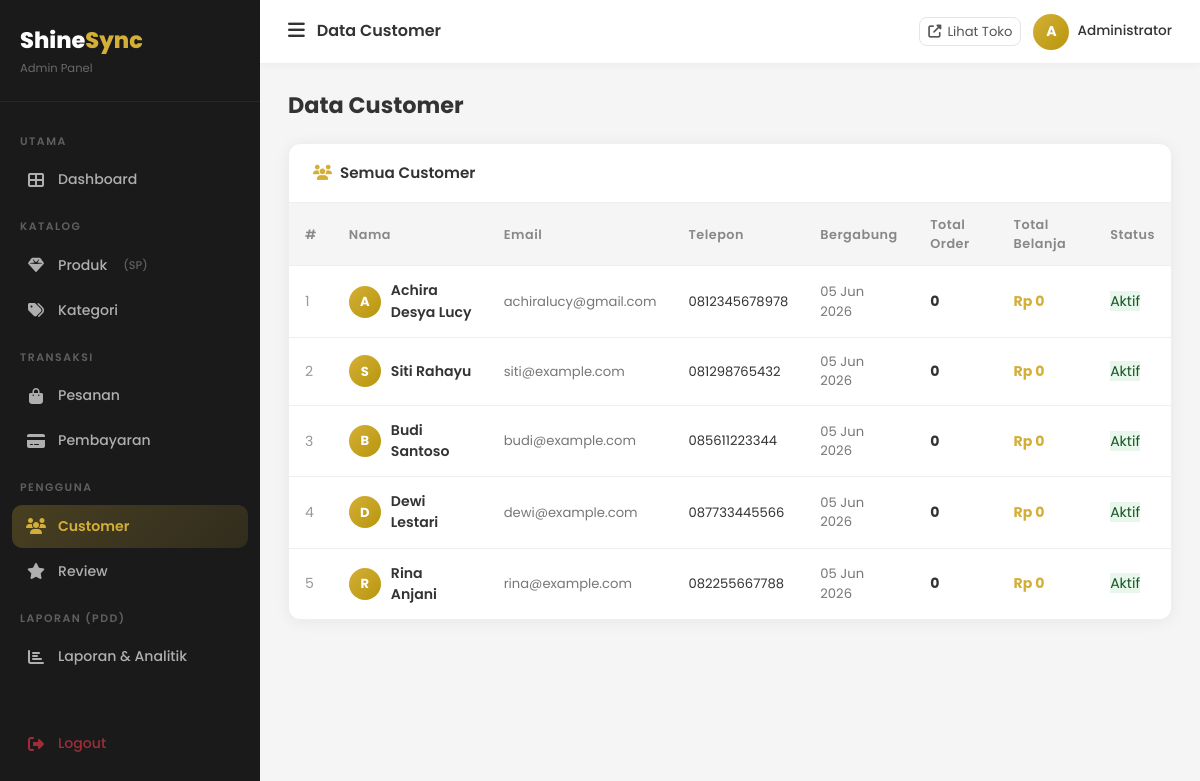
The page /admin/customers (signed in) on the database its author committed.
### tables this page shows
CREATE TABLE `users` (
  `id` int UNSIGNED NOT NULL,
  `name` varchar(100) NOT NULL,
  `email` varchar(150) NOT NULL,
  `password` varchar(255) NOT NULL,
  `phone` varchar(20) DEFAULT NULL,
  `address` text,
  `avatar` varchar(255) DEFAULT 'default.png',
  `role` enum('admin','customer') NOT NULL DEFAULT 'customer',
  `is_active` tinyint(1) NOT NULL DEFAULT '1',
  `created_at` timestamp NULL DEFAULT CURRENT_TIMESTAMP,
  `updated_at` timestamp NULL DEFAULT CURRENT_TIMESTAMP ON UPDATE CURRENT_TIMESTAMP
);

### app/core/Controller.php (called while the page is built, shortened)
<?php
class Controller
{
    protected function view(string $viewPath, array $data = []): void
    {
        extract($data);
        $file = __DIR__ . '/../views/' . $viewPath . '.php';
        require $file;
    }
}

### app/controllers/DashboardController.php (called while the page is built, shortened)
<?php
class DashboardController extends Controller
{
    public function customers(): void
    {
        $customers = (new User())->getAllCustomers();
        $this->view('admin/customers/index', compact('customers', 'pageTitle'));
    }
}

### app/core/Database.php (called while the page is built, shortened)
<?php
class Database
{
    private static ?Database $instance = null;
    private mysqli $conn;
    private function __construct()
    {
        $this->conn = new mysqli(DB_HOST, DB_USER, DB_PASS, DB_NAME, DB_PORT);
        $this->conn->set_charset(DB_CHARSET);
    }
    public static function getInstance(): Database
    {
        if (self::$instance === null) {
            self::$instance = new self();
        }
        return self::$instance;
    }
    public function query(string $sql, array $params = []): array
    {
        if (empty($params)) {
            $result = $this->conn->query($sql);
            return $result->fetch_all(MYSQLI_ASSOC) ?: [];
        }
        $stmt = $this->prepare($sql, $params);
        $stmt->execute();
        $result = $stmt->get_result();
        return $result ? $result->fetch_all(MYSQLI_ASSOC) : [];
    }
}

### app/core/Model.php (called while the page is built, shortened)
<?php
class Model
{
    public function __construct()
    {
        $this->db = Database::getInstance();
    }
}

### app/models/User.php (called while the page is built, shortened)
<?php
class User extends Model
{
    public function getAllCustomers(): array
    {
        return $this->db->query(
            "SELECT u.*, COUNT(DISTINCT o.id) AS total_orders, COALESCE(SUM(o.grand_total),0) AS total_spent
             FROM users u
             LEFT JOIN orders o ON u.id = o.user_id AND o.status != 'cancelled'
             WHERE u.role = 'customer'
             GROUP BY u.id
             ORDER BY u.created_at DESC"
        );
    }
}

### app/views/admin/customers/index.php (the view)
<?php
include __DIR__ . '/../../layouts/admin_header.php';
?>
<div class="admin-page-header"><h2>Data Customer</h2></div>
<div class="admin-card">
  <div class="card-head"><h5><i class="fas fa-users me-2" style="color:#D4AF37;"></i>Semua Customer</h5></div>
  <div style="overflow-x:auto;">
    <table class="admin-table">
      <thead><tr><th>#</th><th>Nama</th><th>Email</th><th>Telepon</th><th>Bergabung</th><th>Total Order</th><th>Total Belanja</th><th>Status</th></tr></thead>
      <tbody>
        <?php if(empty($customers)): ?>
        <tr><td colspan="8" style="text-align:center;padding:40px;color:#999;">Belum ada customer.</td></tr>
        <?php else: foreach($customers as $i=>$c): ?>
        <tr>
          <td style="color:#999;"><?= $i+1 ?></td>
          <td>
            <div style="display:flex;align-items:center;gap:10px;">
              <div style="width:32px;height:32px;border-radius:50%;background:linear-gradient(135deg,#D4AF37,#B8960C);display:flex;align-items:center;justify-content:center;color:#fff;font-weight:700;font-size:.82rem;flex-shrink:0;">
                <?= strtoupper(substr($c['name'],0,1)) ?>
              </div>
              <span style="font-weight:600;font-size:.88rem;"><?= htmlspecialchars($c['name']) ?></span>
            </div>
          </td>
          <td style="font-size:.82rem;color:#777;"><?= htmlspecialchars($c['email']) ?></td>
          <td style="font-size:.82rem;"><?= htmlspecialchars($c['phone']??'-') ?></td>
          <td style="font-size:.82rem;color:#777;"><?= date('d M Y',strtotime($c['created_at'])) ?></td>
          <td style="font-weight:700;"><?= $c['total_orders'] ?></td>
          <td style="font-weight:700;color:#D4AF37;">Rp <?= number_format($c['total_spent'],0,',','.') ?></td>
          <td><span class="status-badge" style="<?= $c['is_active']?'background:rgba(40,167,69,.1);color:#155724;':'background:rgba(220,53,69,.1);color:#721c24;' ?>"><?= $c['is_active']?'Aktif':'Nonaktif' ?></span></td>
        </tr>
        <?php endforeach; endif; ?>
      </tbody>
    </table>
  </div>
</div>
<?php include __DIR__ . '/../../layouts/admin_footer.php'; ?>

### public/css/admin.css (style rules this page uses)
:root { --gold: #D4AF37; --gold-dark: #B8960C; --sidebar-bg: #1A1A1A; --sidebar-w: 260px; --topbar-h: 64px; --font: 'Poppins', sans-serif; --radius: 12px; --shadow: 0 2px 16px rgba(0,0,0,0.06); --border: #EEEEEE; --text: #333333; --text-muted: #888888; --bg: #F5F5F5; --white: #FFFFFF; --success: #28A745; --danger: #DC3545; --warning: #FFC107; --info: #17A2B8; --transition: all 0.25s ease; }
* { box-sizing: border-box; margin: 0; padding: 0; }
html, body { max-width: 100%; overflow-x: hidden; }
body { font-family: var(--font); background: var(--bg); color: var(--text); -webkit-font-smoothing: antialiased; }
.admin-card { background: var(--white); border-radius: var(--radius); box-shadow: var(--shadow); border: 1px solid var(--border); overflow: hidden; }
.admin-card .card-head { padding: 20px 24px; border-bottom: 1px solid var(--border); display: flex; align-items: center; justify-content: space-between; }
.admin-card .card-head h5 { font-size: 0.95rem; font-weight: 600; color: var(--text); margin: 0; }
.admin-table { width: 100%; min-width: 720px; border-collapse: collapse; font-size: 0.88rem; }
.admin-table th { background: var(--bg); padding: 12px 16px; text-align: left; font-weight: 600; font-size: 0.8rem; letter-spacing: 0.5px; color: var(--text-muted); border-bottom: 1px solid var(--border); }
.admin-table td { padding: 14px 16px; border-bottom: 1px solid var(--border); color: var(--text); vertical-align: middle; }
.admin-table tr:last-child td { border-bottom: none; }
.admin-page-header { margin-bottom: 24px; display: flex; align-items: center; justify-content: space-between; flex-wrap: wrap; gap: 12px; }
.admin-page-header h2 { font-size: 1.4rem; font-weight: 700; color: var(--text); margin: 0; }

### rows shown on the page
users: name "A", name "Achira Desya Lucy", email "achiralucy@gmail.com", phone "0812345678978", created_at "05 Jun 2026", total_orders "0", total_spent "0", is_active "Aktif"
users: name "S", name "Siti Rahayu", email "siti@example.com", phone "081298765432", created_at "05 Jun 2026", total_orders "0", total_spent "0", is_active "Aktif"
users: name "B", name "Budi Santoso", email "budi@example.com", phone "085611223344", created_at "05 Jun 2026", total_orders "0", total_spent "0", is_active "Aktif"
users: name "D", name "Dewi Lestari", email "dewi@example.com", phone "087733445566", created_at "05 Jun 2026", total_orders "0", total_spent "0", is_active "Aktif"
users: name "R", name "Rina Anjani", email "rina@example.com", phone "082255667788", created_at "05 Jun 2026", total_orders "0", total_spent "0", is_active "Aktif"

### other values the page prints
$pageTitle "Data Customer"
substr(Session::get('user_name','A'),0,1) "A"
Session::get('user_name') "Administrator"
